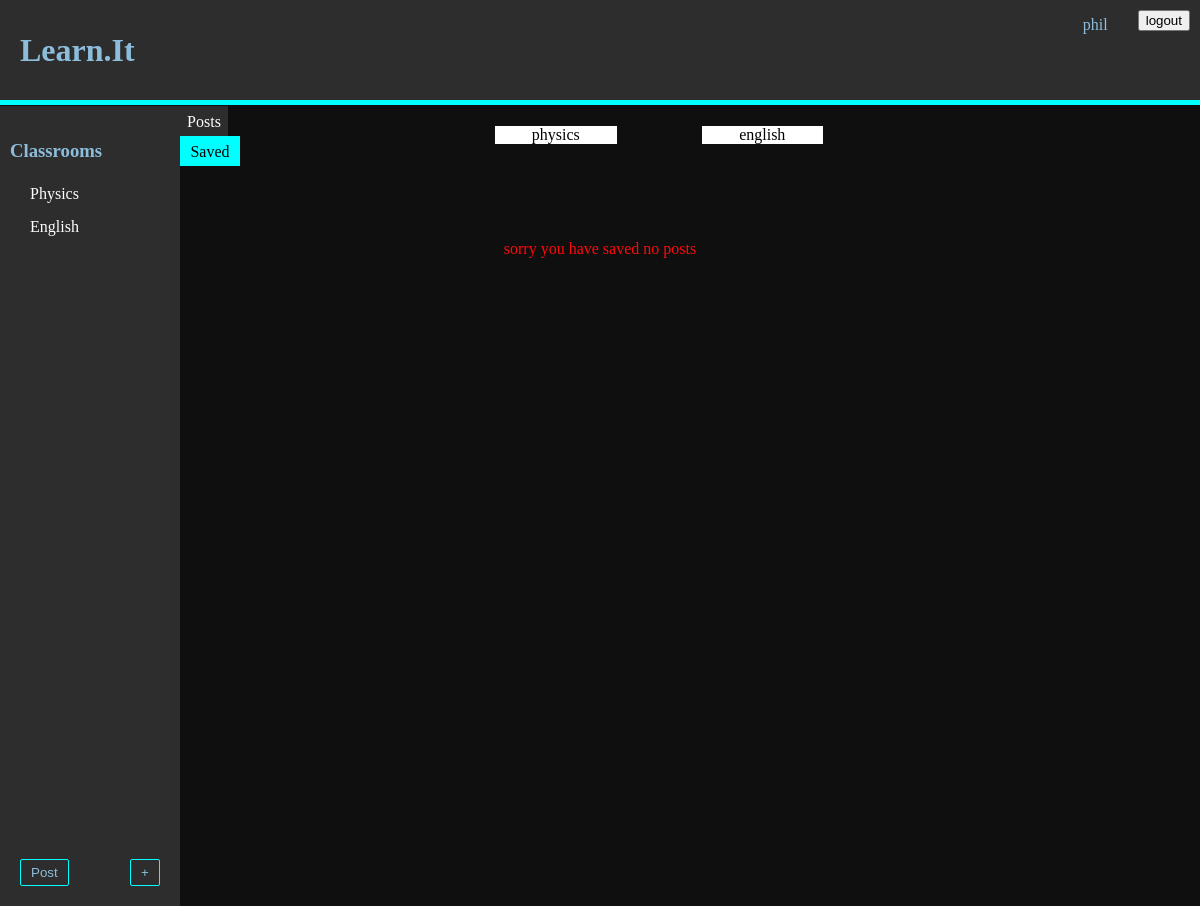
The page /saved (signed in) on the database as committed earlier.
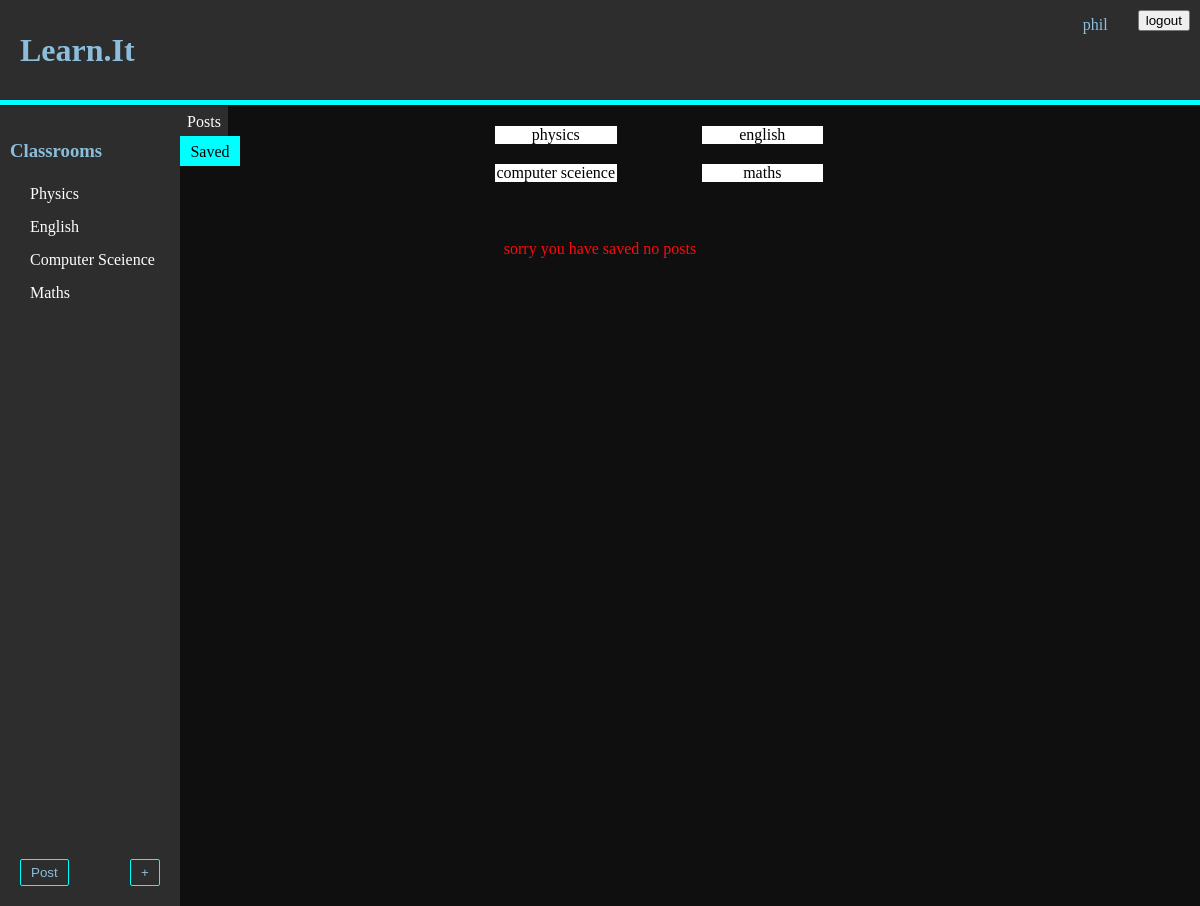
The same page on the database as committed later.
### tables this page shows
CREATE TABLE classroom (id INTEGER PRIMARY KEY, name STRING (25), description TEXT (100), ProPic TEXT);

### main.py (the view)
@app.route("/saved")
def saved():
    if session.get("_User") is None:
        return redirect(url_for("main_user"))
    saved = do_query(
        "SELECT pid from saved_post where uid = ?", (session["_User"],), None
    )
    Classrooms = do_query(
        """select * from classroom where id in
        (select Cid from User_Classroom where Uid = ?)""",
        (session["_User"],),
        None,
    )
    id = session["_User"]
    name = do_query("select name from User where id = ?", (id,), "fetch")
    classnames = do_query(
        """select name,id from classroom where id in
        (select Cid from User_classroom where Uid = ?) order by id""",
        (session["_User"],),
        None,
    )
    Posts = do_query(
        """SELECT Post.id, Post.title, Post.content, Post.Text, User.name,
        classroom.id, classroom.name from Post Join
        User on Post.Uid = User.id Join classroom on
        Post.Cid = classroom.id where Post.id in
        (Select Pid from saved_post where Uid = ?) order by -Post.id""",
        (session["_User"],),
        None,
    )
    return render_template(
        "saved.html",
        classrooms=classnames,
        title="saved",
        stuff=Classrooms,
        uid=id,
        user_name=name,
        page=1,
        post=Posts,
        Saved=saved,
    )

### main.py (called while the page is built)
def do_query(query, data, fetch):
    conn = sqlite3.connect("learnit.db")
    cur = conn.cursor()
    cur.execute(query, data)
    if fetch is None:
        result = cur.fetchall()
    else:
        result = cur.fetchone()
    conn.close()
    return result

### templates/saved.html (shortened to what this page needs)
<!DOCTYPE html>
<html lang="en" dir="ltr">
<link rel="stylesheet" href="../static/css/style.css">
  <head>
  </head>
  <body>
    {%include 'header.html'%}
    {%include 'sidebar.html'%}
    {%if uid != 0%}
    <div class="mode-select">
        {%if page == 0%}
      <div class="mode-selected">
        <p class="mode-text-selected">Posts</p>
      </div>
      <a href="/saved">
      <div class="mode">
        <p class="mode-text">Saved</p>
      </div>
      </a>
      {%else%}
      <a href="/">
      <div class="mode">
        <p class="mode-text">Posts</p>
      </div>
      </a>
      <div class="mode-selected">
        <p class="mode-text-selected">Saved</p>
      </div>
      {%endif%}
    </div>
    {%endif%}
<div style="float:right; width:75vw;">
<div class="saved-container">
{%for i in range (stuff|count) %}
{%if i%2 == 0%}
    <div class="saveed-button" onclick="filter('{{stuff[i][1]}}',this)">
      {{stuff[i][1]}}
    </div>
    {%else%}
    <div class="saveed-button-L"onclick="filter('{{stuff[i][1]}}',this)">
      {{stuff[i][1]}}
    </div>
    <br>
  {%endif%}
{%endfor%}
<br><br><br>
</div>
</div>
<br><br><br>
{%if post|count == 0 %}
<div style="margin-left:auto;margin-right:auto;margin-top:10vh;">
  <p class="error">sorry you have saved no posts</p>
</div>
{%endif%}
  </body>
</html>

### templates/sidebar.html (shortened to what this page needs)
<!DOCTYPE html>
<html lang="en" dir="ltr">
<link rel="stylesheet" href="../static/css/style.css">
  <head>
  </head>
  <body>
    <div class="sidebar">
      <a href="/c" class="sidebar-Title"><h3 class="sidebar-Title">Classrooms</h3></a>
      {%for i in classrooms%}
        <a href="/c/{{i[1]}}" class="sidebar-Text">{{i[0]}}</a>
      {%endfor%}
    </div>
    {%if uid != 0%}
    <button type="button" class="make-class-link" style="left:20px" >
      <a href="/p">Post</a>
    </button>
    <button type="button" class="make-class-link" >
      <a href="/make_C">+</a>
    </button>
    {%endif%}
  </body>
</html>

Rows that differ between the two databases and show on the page:
added classroom: name "Computer Sceience", name "computer sceience"
added classroom: name "Maths", name "maths"
